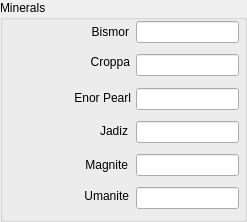
   <widget class="QGroupBox" name="mineral_group">
    <property name="geometry">
     <rect>
      <x>9</x>
      <y>7</y>
      <width>247</width>
      <height>222</height>
     </rect>
    </property>
    <property name="font">
     <font>
      <pointsize>9</pointsize>
     </font>
    </property>
    <property name="title">
     <string>Minerals</string>
    </property>
    <widget class="QLabel" name="bismor_label">
     <property name="geometry">
      <rect>
       <x>68</x>
       <y>21</y>
       <width>61</width>
       <height>22</height>
      </rect>
     </property>
     <property name="font">
      <font>
       <family>MS Shell Dlg 2</family>
       <pointsize>9</pointsize>
       <weight>50</weight>
       <bold>false</bold>
       <kerning>true</kerning>
      </font>
     </property>
     <property name="text">
      <string>Bismor</string>
     </property>
     <property name="textFormat">
      <enum>Qt::PlainText</enum>
     </property>
     <property name="alignment">
      <set>Qt::AlignRight|Qt::AlignVCenter|Qt::AlignTrailing</set>
     </property>
     <property name="margin">
      <number>0</number>
     </property>
    </widget>
    <widget class="QLineEdit" name="bismor_text">
     <property name="geometry">
      <rect>
       <x>136</x>
       <y>21</y>
       <width>103</width>
       <height>22</height>
      </rect>
     </property>
     <property name="font">
      <font>
       <pointsize>9</pointsize>
      </font>
     </property>
     <property name="inputMethodHints">
      <set>Qt::ImhDigitsOnly</set>
     </property>
    </widget>
    <widget class="QLabel" name="croppa_label">
     <property name="geometry">
      <rect>
       <x>67</x>
       <y>51</y>
       <width>63</width>
       <height>22</height>
      </rect>
     </property>
     <property name="font">
      <font>
       <family>MS Shell Dlg 2</family>
       <pointsize>9</pointsize>
       <weight>50</weight>
       <bold>false</bold>
       <kerning>true</kerning>
      </font>
     </property>
     <property name="text">
      <string>Croppa</string>
     </property>
     <property name="textFormat">
      <enum>Qt::PlainText</enum>
     </property>
     <property name="alignment">
      <set>Qt::AlignRight|Qt::AlignVCenter|Qt::AlignTrailing</set>
     </property>
     <property name="margin">
      <number>0</number>
     </property>
    </widget>
    <widget class="QLineEdit" name="croppa_text">
     <property name="geometry">
      <rect>
       <x>136</x>
       <y>54</y>
       <width>103</width>
       <height>22</height>
      </rect>
     </property>
     <property name="font">
      <font>
       <pointsize>9</pointsize>
      </font>
     </property>
     <property name="inputMethodHints">
      <set>Qt::ImhDigitsOnly</set>
     </property>
    </widget>
    <widget class="QLabel" name="enor_label">
     <property name="geometry">
      <rect>
       <x>40</x>
       <y>87</y>
       <width>91</width>
       <height>22</height>
      </rect>
     </property>
     <property name="font">
      <font>
       <family>MS Shell Dlg 2</family>
       <pointsize>9</pointsize>
       <weight>50</weight>
       <bold>false</bold>
       <kerning>true</kerning>
      </font>
     </property>
     <property name="text">
      <string>Enor Pearl</string>
     </property>
     <property name="textFormat">
      <enum>Qt::PlainText</enum>
     </property>
     <property name="alignment">
      <set>Qt::AlignRight|Qt::AlignVCenter|Qt::AlignTrailing</set>
     </property>
     <property name="margin">
      <number>0</number>
     </property>
    </widget>
    <widget class="QLineEdit" name="enor_text">
     <property name="geometry">
      <rect>
       <x>136</x>
       <y>88</y>
       <width>103</width>
       <height>22</height>
      </rect>
     </property>
     <property name="font">
      <font>
       <pointsize>9</pointsize>
      </font>
     </property>
     <property name="inputMethodHints">
      <set>Qt::ImhDigitsOnly</set>
     </property>
    </widget>
    <widget class="QLabel" name="jadiz_label">
     <property name="geometry">
      <rect>
       <x>84</x>
       <y>120</y>
       <width>44</width>
       <height>22</height>
      </rect>
     </property>
     <property name="font">
      <font>
       <family>MS Shell Dlg 2</family>
       <pointsize>9</pointsize>
       <weight>50</weight>
       <bold>false</bold>
       <kerning>true</kerning>
      </font>
     </property>
     <property name="text">
      <string>Jadiz</string>
     </property>
     <property name="textFormat">
      <enum>Qt::PlainText</enum>
     </property>
     <property name="alignment">
      <set>Qt::AlignRight|Qt::AlignVCenter|Qt::AlignTrailing</set>
     </property>
     <property name="margin">
      <number>0</number>
     </property>
    </widget>
    <widget class="QLineEdit" name="jadiz_text">
     <property name="geometry">
      <rect>
       <x>136</x>
       <y>121</y>
       <width>103</width>
       <height>22</height>
      </rect>
     </property>
     <property name="font">
      <font>
       <pointsize>9</pointsize>
      </font>
     </property>
     <property name="inputMethodHints">
      <set>Qt::ImhDigitsOnly</set>
     </property>
    </widget>
    <widget class="QLineEdit" name="magnite_text">
     <property name="geometry">
      <rect>
       <x>136</x>
       <y>154</y>
       <width>103</width>
       <height>22</height>
      </rect>
     </property>
     <property name="font">
      <font>
       <pointsize>9</pointsize>
      </font>
     </property>
     <property name="inputMethodHints">
      <set>Qt::ImhDigitsOnly</set>
     </property>
    </widget>
    <widget class="QLineEdit" name="umanite_text">
     <property name="geometry">
      <rect>
       <x>136</x>
       <y>187</y>
       <width>103</width>
       <height>22</height>
      </rect>
     </property>
     <property name="font">
      <font>
       <pointsize>9</pointsize>
      </font>
     </property>
     <property name="inputMethodHints">
      <set>Qt::ImhDigitsOnly</set>
     </property>
    </widget>    <widget class="QLabel" name="magnite_label">
     <property name="geometry">
      <rect>
       <x>57</x>
       <y>154</y>
       <width>71</width>
       <height>22</height>
      </rect>
     </property>
     <property name="font">
      <font>
       <family>MS Shell Dlg 2</family>
       <pointsize>9</pointsize>
       <weight>50</weight>
       <bold>false</bold>
       <kerning>true</kerning>
      </font>
     </property>
     <property name="text">
      <string>Magnite</string>
     </property>
     <property name="textFormat">
      <enum>Qt::PlainText</enum>
     </property>
     <property name="alignment">
      <set>Qt::AlignRight|Qt::AlignVCenter|Qt::AlignTrailing</set>
     </property>
     <property name="margin">
      <number>0</number>
     </property>
    </widget>
    <widget class="QLabel" name="umanite_label">
     <property name="geometry">
      <rect>
       <x>54</x>
       <y>185</y>
       <width>75</width>
       <height>22</height>
      </rect>
     </property>
     <property name="font">
      <font>
       <family>MS Shell Dlg 2</family>
       <pointsize>9</pointsize>
       <weight>50</weight>
       <bold>false</bold>
       <kerning>true</kerning>
      </font>
     </property>
     <property name="text">
      <string>Umanite</string>
     </property>
     <property name="textFormat">
      <enum>Qt::PlainText</enum>
     </property>
     <property name="alignment">
      <set>Qt::AlignRight|Qt::AlignVCenter|Qt::AlignTrailing</set>
     </property>
     <property name="margin">
      <number>0</number>
     </property>
    </widget>
   </widget>
